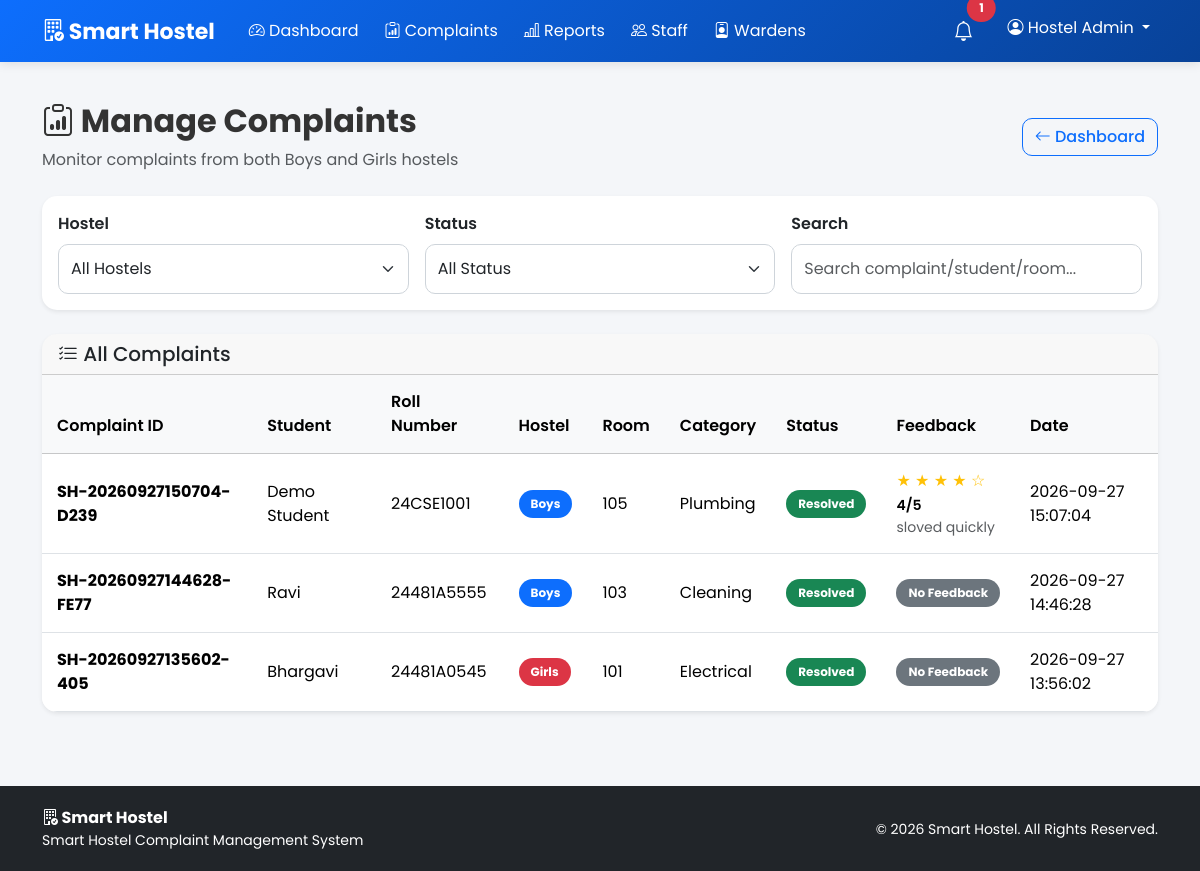
The page /admin/complaints (signed in) on the database its author committed.
### tables this page shows
CREATE TABLE complaints (
            id INTEGER PRIMARY KEY AUTOINCREMENT,
            complaint_id TEXT UNIQUE NOT NULL,
            student_id INTEGER NOT NULL,
            hostel_type TEXT NOT NULL,
            room_number TEXT NOT NULL,
            category TEXT NOT NULL,
            description TEXT NOT NULL,
            photo TEXT,
            status TEXT NOT NULL DEFAULT 'Submitted',
            assigned_staff_id INTEGER,
            created_at TEXT NOT NULL,
            resolved_at TEXT, resolution_photo TEXT, feedback_rating INTEGER, feedback_comment TEXT, feedback_at TEXT,
            FOREIGN KEY (student_id)
                REFERENCES users(id)
                ON DELETE CASCADE,
            FOREIGN KEY (assigned_staff_id)
                REFERENCES staff(id)
                ON DELETE SET NULL
        );

CREATE TABLE users (
            id INTEGER PRIMARY KEY AUTOINCREMENT,
            roll_number TEXT UNIQUE,
            username TEXT UNIQUE NOT NULL,
            password TEXT NOT NULL,
            name TEXT NOT NULL,
            role TEXT NOT NULL,
            hostel_type TEXT
        , created_at TEXT);

### app.py (the view)
@app.route("/admin/complaints")
def admin_complaints():
    if not role_required("admin"):
        return redirect(url_for("login"))
    conn = get_db()
    complaints = conn.execute("""
        SELECT
            c.*,
            u.name AS student_name,
            u.roll_number
        FROM complaints c
        JOIN users u
            ON c.student_id = u.id
        ORDER BY c.id DESC
    """).fetchall()
    conn.close()
    return render_template(
        "admin/complaints.html",
        complaints=complaints
    )

### app.py (called while the page is built)
def get_db():
    conn = sqlite3.connect(
        DATABASE,
        timeout=30,
        check_same_thread=False
    )
    conn.row_factory = sqlite3.Row
    try:
        conn.execute("PRAGMA busy_timeout = 30000")
        conn.execute("PRAGMA journal_mode = WAL")
        conn.execute("PRAGMA foreign_keys = ON")
    except sqlite3.Error:
        pass
    return conn

def role_required(*roles):
    if "user_id" not in session:
        return False
    return session.get("role") in roles

### templates/admin/complaints.html (shortened to what this page needs)
{% extends "base.html" %}
{% block content %}
<div class="container py-4">
    <div class="d-flex justify-content-between align-items-center mb-4">
        <div>
            <h2 class="fw-bold">
                <i class="bi bi-clipboard-data"></i>
                Manage Complaints
            </h2>
            <p class="text-muted mb-0">
                Monitor complaints from both Boys and Girls hostels
            </p>
        </div>
        <a href="{{ url_for('admin_dashboard') }}"
           class="btn btn-outline-primary">
            <i class="bi bi-arrow-left"></i>
            Dashboard
        </a>
    </div>
    <div class="card shadow-sm border-0 mb-4">
        <div class="card-body">
            <div class="row g-3">
                <div class="col-md-4">
                    <label class="form-label fw-semibold">
                        Hostel
                    </label>
                    <select id="hostelFilter" class="form-select">
                        <option value="all">All Hostels</option>
                    </select>
                </div>
                <div class="col-md-4">
                    <label class="form-label fw-semibold">
                        Status
                    </label>
                    <select id="statusFilter" class="form-select">
                        <option value="all">All Status</option>
                    </select>
                </div>
                <div class="col-md-4">
                    <label class="form-label fw-semibold">
                        Search
                    </label>
                    <input type="text"
                           id="searchInput"
                           class="form-control"
                           placeholder="Search complaint/student/room...">
                </div>
            </div>
        </div>
    </div>
    <div class="card shadow-sm border-0">
        <div class="card-header">
            <h5 class="mb-0">
                <i class="bi bi-list-check"></i>
                All Complaints
            </h5>
        </div>
        <div class="card-body p-0">
            {% if complaints %}
            <div class="table-responsive">
                <table class="table table-hover align-middle mb-0"
                       id="complaintsTable">
                    <thead class="table-light">
                        <tr>
                            <th>Complaint ID</th>
                            <th>Student</th>
                            <th>Roll Number</th>
                            <th>Hostel</th>
                            <th>Room</th>
                            <th>Category</th>
                            <th>Status</th>
                            <th>Feedback</th>
                            <th>Date</th>
                        </tr>
                    </thead>
                    <tbody>
                    {% for complaint in complaints %}
                    <tr
                        data-hostel="{{ complaint['hostel_type'] }}"
                        data-status="{{ complaint['status'] }}"
                    >
                        <td>
                            <strong>
                                {{ complaint['complaint_id'] }}
                            </strong>
                        </td>
                        <td>
                            {{ complaint['student_name'] }}
                        </td>
                        <td>
                            {{ complaint['roll_number'] }}
                        </td>
                        <td>
                            {% if complaint['hostel_type'] == 'Boys' %}
                                <span class="badge bg-primary">
                                    Boys
                                </span>
                            {% else %}
                                <span class="badge bg-danger">
                                    Girls
                                </span>
                            {% endif %}
                        </td>
                        <td>
                            {{ complaint['room_number'] }}
                        </td>
                        <td>
                            {{ complaint['category'] }}
                        </td>
                        <td>
                            {% if complaint['status'] == 'Submitted' %}
                                <span class="badge bg-secondary">
                                    Submitted
                                </span>
                            {% elif complaint['status'] == 'Assigned' %}
                                <span class="badge bg-primary">
                                    Assigned
                                </span>
                            {% elif complaint['status'] == 'In Progress' %}
                                <span class="badge bg-warning text-dark">
                                    In Progress
                                </span>
                            {% elif complaint['status'] == 'Resolved' %}
                                <span class="badge bg-success">
                                    Resolved
                                </span>
                            {% endif %}
                        </td>
                        <td>
                            {% if complaint['feedback_rating'] is not none %}
                                <div class="text-warning" title="{{ complaint['feedback_rating'] }}/5">
                                    {% for i in range(1, 6) %}
                                        {% if i <= complaint['feedback_rating'] %}★{% else %}☆{% endif %}
                                    {% endfor %}
                                </div>
                                <small class="fw-semibold">{{ complaint['feedback_rating'] }}/5</small>
                                {% if complaint['feedback_comment'] %}
                                    <div class="small text-muted text-truncate" style="max-width: 180px;" title="{{ complaint['feedback_comment'] }}">
                                        {{ complaint['feedback_comment'] }}
                                    </div>
                                {% endif %}
                            {% else %}
                                <span class="badge bg-secondary">No Feedback</span>
                            {% endif %}
                        </td>
                        <td>
                            {{ complaint['created_at'] }}
                        </td>
                    </tr>
                    {% endfor %}
                    </tbody>
                </table>
            </div>
            {% endif %}
        </div>
    </div>
</div>
{% endblock %}

### templates/base.html (shortened to what this page needs)
<!DOCTYPE html>
<html lang="en">
<head>
    <link href="https://cdn.jsdelivr.net/npm/bootstrap@5.3.3/dist/css/bootstrap.min.css"
          rel="stylesheet">
    <link href="https://cdn.jsdelivr.net/npm/bootstrap-icons@1.11.3/font/bootstrap-icons.css"
          rel="stylesheet">
    <link rel="stylesheet"
          href="{{ url_for('static', filename='css/style.css') }}">
</head>
<body>
<nav class="navbar navbar-expand-lg navbar-dark sticky-top">
    <div class="container">
        <a class="navbar-brand fw-bold"
           href="{{ url_for('index') }}">
            <i class="bi bi-building-check"></i>
            Smart Hostel
        </a>
        <div class="collapse navbar-collapse"
             id="mainNavbar">
            <ul class="navbar-nav me-auto mb-2 mb-lg-0">
                {% if session.get('role') == 'student' %}
                    <li class="nav-item">
                        <a class="nav-link"
                           href="{{ url_for('student_dashboard') }}">
                            <i class="bi bi-speedometer2"></i>
                            Dashboard
                        </a>
                    </li>
                    <li class="nav-item">
                        <a class="nav-link"
                           href="{{ url_for('raise_complaint') }}">
                            <i class="bi bi-plus-circle"></i>
                            Raise Complaint
                        </a>
                    </li>
                    <li class="nav-item">
                        <a class="nav-link"
                           href="{{ url_for('student_complaints') }}">
                            <i class="bi bi-list-check"></i>
                            My Complaints
                        </a>
                    </li>
                    <li class="nav-item">
                        <a class="nav-link"
                           href="{{ url_for('student_profile') }}">
                            <i class="bi bi-person-circle"></i>
                            Profile
                        </a>
                    </li>
                {% elif session.get('role') == 'admin' %}
                    <li class="nav-item">
                        <a class="nav-link"
                           href="{{ url_for('admin_dashboard') }}">
                            <i class="bi bi-speedometer2"></i>
                            Dashboard
                        </a>
                    </li>
                    <li class="nav-item">
                        <a class="nav-link"
                           href="{{ url_for('admin_complaints') }}">
                            <i class="bi bi-clipboard-data"></i>
                            Complaints
                        </a>
                    </li>
                    <li class="nav-item">
                        <a class="nav-link"
                           href="{{ url_for('admin_reports') }}">
                            <i class="bi bi-bar-chart-line"></i>
                            Reports
                        </a>
                    </li>
                    <li class="nav-item">
                        <a class="nav-link"
                           href="{{ url_for('admin_staff') }}">
                            <i class="bi bi-people"></i>
                            Staff
                        </a>
                    </li>
                    <li class="nav-item">
                        <a class="nav-link"
                           href="{{ url_for('admin_wardens') }}">
                            <i class="bi bi-person-badge"></i>
                            Wardens
                        </a>
                    </li>
                {% endif %}
            </ul>
            <ul class="navbar-nav">
                {% if session.get('user_id') %}
                    <li class="nav-item dropdown me-2">
                        <a class="nav-link position-relative"
                           href="#"
                           role="button"
                           data-bs-toggle="dropdown"
                           aria-expanded="false"
                           title="Notifications">
                            <i class="bi bi-bell fs-5"></i>
                            {% if nav_unread_count > 0 %}
                                <span class="position-absolute
                                             top-0
                                             start-100
                                             translate-middle
                                             badge
                                             rounded-pill
                                             bg-danger">
                                    {{ nav_unread_count
                                       if nav_unread_count < 100
                                       else '99+' }}
                                </span>
                            {% endif %}
                        </a>
                    </li>
                    <li class="nav-item dropdown">
                        <a class="nav-link dropdown-toggle"
                           href="#"
                           role="button"
                           data-bs-toggle="dropdown"
                           aria-expanded="false">
                            <i class="bi bi-person-circle"></i>
                            {{ session.get('name', 'User') }}
                        </a>
                    </li>
                {% endif %}
            </ul>
        </div>
    </div>
</nav>
<main>
    {% block content %}
    {% endblock %}
</main>
<footer class="footer">
    <div class="container">
        <div class="row align-items-center">
            <div class="col-md-6 text-md-start text-center">
                <strong>
                    <i class="bi bi-building-check"></i>
                    Smart Hostel
                </strong>
                <p class="mb-0 small">
                    Smart Hostel Complaint Management System
                </p>
            </div>
            <div class="col-md-6
                        text-md-end
                        text-center
                        mt-3
                        mt-md-0">
                <small>
                    © 2026 Smart Hostel.
                    All Rights Reserved.
                </small>
            </div>
        </div>
    </div>
</footer>
</body>
</html>

### static/css/style.css (style rules this page uses)
* { margin:0; padding:0; box-sizing:border-box; }
body { font-family:'Poppins',sans-serif; background:#f4f6f9; color:#333; min-height:100vh; }
.navbar { background:linear-gradient(135deg,#0d6efd,#084298); box-shadow:0 2px 10px rgba(0,0,0,0.1); }
.navbar-brand { font-weight:700; font-size:22px; }
.nav-link { color:white !important; margin-left:10px; transition:0.3s; }
.card { border:none; border-radius:15px; overflow:hidden; transition:0.3s; }
.card-header { font-weight:600; }
.btn { border-radius:10px; font-weight:500; }
.table { margin-bottom:0; }
.table thead { background:#f1f3f5; }
.table th { font-weight:600; padding:15px; }
.table td { padding:15px; vertical-align:middle; }
.badge { padding:8px 12px; border-radius:20px; font-size:12px; }
.form-control, .form-select { border-radius:10px; padding:12px; border:1px solid #ced4da; }
label { font-weight:500; }
.footer { background:#212529; color:white; text-align:center; padding:20px; margin-top:50px; }

### rows shown on the page
complaints: complaint_id "SH-20260927150704-D239", student_name "Demo Student", roll_number "24CSE1001", hostel_type "Boys", room_number "105", category "Plumbing", status "Resolved", feedback_rating "4", feedback_comment "sloved quickly", created_at "2026-09-27 15:07:04"
complaints: complaint_id "SH-20260927144628-FE77", student_name "Ravi", roll_number "24481A5555", hostel_type "Boys", room_number "103", category "Cleaning", status "Resolved", shows "No Feedback", created_at "2026-09-27 14:46:28"
complaints: complaint_id "SH-20260927135602-405", student_name "Bhargavi", roll_number "24481A0545", hostel_type "Girls", room_number "101", category "Electrical", status "Resolved", shows "No Feedback", created_at "2026-09-27 13:56:02"

### other values the page prints
{{ session.get('name', 'User') }} "Hostel Admin"
